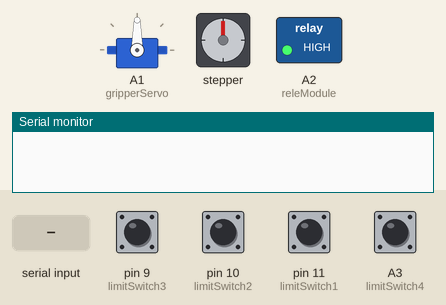
Recording of a sketch running on a simulated Arduino Uno, built with avr-gcc and run on an emulated ATmega328P. Shown: servo, stepper motor, switched loads named in the sketch (green lamp = pin HIGH), the last lines printed to the serial monitor. Inputs (shaded band) come from the test bench; at power-on: A3 (limitSwitch4), pin 9 (limitSwitch3), pin 10 (limitSwitch2), pin 11 (limitSwitch1) HIGH. Stepper angles assume 200 steps per turn.

Above: at 1.2 s.
1.3 s: "," received over Serial
At 3.6 s:
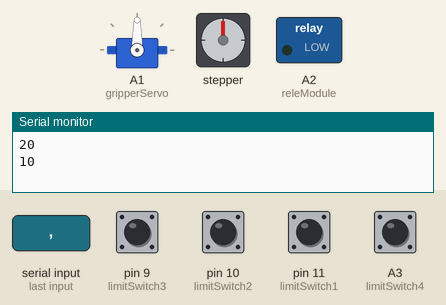
At 21.3 s:
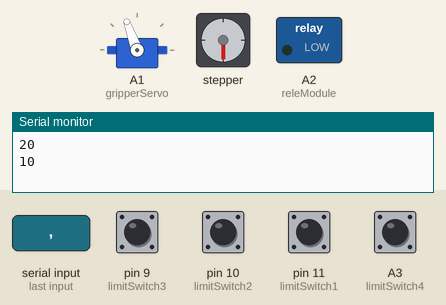
Timing chart, 0 to 37.9 s (numbered marks = the images above; inputs shaded):
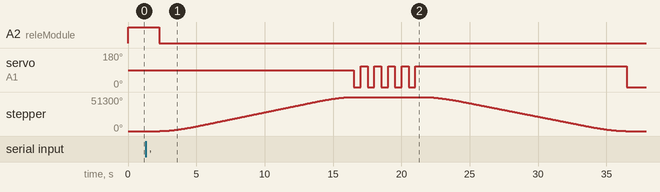

The sketch:

firmWare-arduino.ino
```cpp
#include <AccelStepper.h>
#include <Servo.h>
#include <math.h>

#define limitSwitch1 11
#define limitSwitch2 10
#define limitSwitch3 9
#define limitSwitch4 A3
#define releModule A2

// Define the stepper motors and the pins the will use
AccelStepper stepper1(1, 2, 5); // (Type:driver, STEP, DIR)
AccelStepper stepper2(1, 3, 6);
AccelStepper stepper3(1, 4, 7);
AccelStepper stepper4(1, 12, 13);

Servo gripperServo;  // create servo object to control a servo

// L1 = 228mm
// L2 = 136.5mm

int stepper1Position, stepper2Position, stepper3Position, stepper4Position;

const int max_j1 = 30700;
const int max_j2 = 23050;
const int max_j3 = 6850;
const int max_z = 30000;
const int max_gripper = 110;

const float safety_value = 0.95;

String content = "";
int data[8];

int alreadyHomed = 0;

void setup() {
  Serial.begin(115200);

  pinMode(limitSwitch1, INPUT_PULLUP);
  pinMode(limitSwitch2, INPUT_PULLUP);
  pinMode(limitSwitch3, INPUT_PULLUP);
  pinMode(limitSwitch4, INPUT_PULLUP);
  pinMode(releModule, OUTPUT);

  // Stepper motors max speed
  stepper1.setMaxSpeed(4000);
  stepper1.setAcceleration(2000);
  stepper2.setMaxSpeed(4000);
  stepper2.setAcceleration(2000);
  stepper3.setMaxSpeed(4000);
  stepper3.setAcceleration(2000);
  stepper4.setMaxSpeed(4000);
  stepper4.setAcceleration(2000);

  gripperServo.attach(A1, 600, 2600);
  // Giving first values to data
  data[0] = 4000;  //Speed
  data[1] = 2000;  //Aceleration
  data[2] = 0;     //J1
  data[3] = 0;     //J2
  data[4] = 0;     //J3
  data[5] = 100;   //Z
  data[6] = 50;    //Gripper
  data[7] = 1;     //Rele

  // Start with motors off
  digitalWrite(releModule, 1);
}

void loop() {
  if (Serial.available()) {
    content = Serial.readString(); // Read the incomding data from Processing
    // Extract the data from the string and put into separate integer variables (data[] array)
    for (int i = 0; i < 8; i++) {
      int index = content.indexOf(","); // locate the first ","
      data[i] = atol(content.substring(0, index).c_str()); //Extract the number from start to the ","
      content = content.substring(index + 1); //Remove the number from the string
    }

    Serial.println("20"); // To inform that data has been received

    if(data[0] == 0){ // To change the rele state only
      digitalWrite(releModule, data[7]);
      if (data[7] == 0){
        if (alreadyHomed == 0){
          Serial.println("10"); // To inform that is homing
          homing();
          alreadyHomed = 1;
          Serial.println("11"); // To inform that has homed
        }
        else {
          Serial.println("30"); // To inform that is already on and is going to pos 0.
        }
      }
      else {
        alreadyHomed = 0;
      }
    }
    else if (data[1] == 0){
      Serial.println("10"); // To inform that is homing
      homing();
      alreadyHomed = 1;
      Serial.println("11"); // To inform that has homed
    }
    else{
      if(alreadyHomed == 0){
        Serial.println("10"); // To inform that is homing
        homing();
        alreadyHomed = 1;
        Serial.println("11"); // To inform that has already homed
      }
    }
    delay(50);

    stepper1Position = (int)(float(data[2])/ 100 * max_j1 * safety_value);
    stepper2Position = (int)(float(data[3])/ 100 * max_j2 * safety_value);
    stepper3Position = (int)(float(data[4])/ 100 * max_j3 * safety_value);
    stepper4Position = (int)(float(data[5])/ 100 * max_z * safety_value);

    delay(50);

    stepper1.setSpeed(data[0]);
    stepper2.setSpeed(data[0]);
    stepper3.setSpeed(data[0]);
    stepper4.setSpeed(data[0]);

    stepper1.setAcceleration(data[1]);
    stepper2.setAcceleration(data[1]);
    stepper3.setAcceleration(data[1]);
    stepper4.setAcceleration(data[1]);

    stepper1.moveTo(stepper1Position);
    stepper2.moveTo(stepper2Position);
    stepper3.moveTo(stepper3Position);
    stepper4.moveTo(stepper4Position);

    while (stepper1.currentPosition() != stepper1Position || stepper2.currentPosition() != stepper2Position || stepper3.currentPosition() != stepper3Position || stepper4.currentPosition() != stepper4Position) {
      stepper1.run();
      stepper2.run();
      stepper3.run();
      stepper4.run();
    }

    delay(50);

    gripperServo.write((int)(float(data[6])/100 * max_gripper));

    Serial.println("21");

    delay(100);
    /*
    data[0] - Speed value
    data[1] - Acceleration value
    data[2] - Joint 1 angle
    data[3] - Joint 2 angle
    data[4] - Joint 3 angle
    data[5] - Z position
    data[6] - Gripper value
    data[7] - Rele State
    */
  }
}

void homing() {
  // Homing Stepper4  Posição Z
  while (digitalRead(limitSwitch4) != 1) {
    stepper4.setSpeed(1500);
    stepper4.runSpeed();
    stepper4.setCurrentPosition(max_z); // When limit switch pressed set position to 0 steps
  }
  delay(20);
  int zero_z = max_z * safety_value;
  stepper4.moveTo(zero_z);
  while (stepper4.currentPosition() != zero_z) {
    stepper4.run();
  }

  // Homing Stepper3  Posição J3
  while (digitalRead(limitSwitch3) != 1) {
    stepper3.setSpeed(-1100);
    stepper3.runSpeed();
    stepper3.setCurrentPosition(-max_j3); // When limit switch pressed set position to 0 steps
  }
  delay(20);
  int zero_j3 = data[4];
  stepper3.moveTo(zero_j3);
  while (stepper3.currentPosition() != zero_j3) {
    stepper3.run();
    }

  // Homing Stepper2  Posição J2
  while (digitalRead(limitSwitch2) != 1) {
    stepper2.setSpeed(-2200);
    stepper2.runSpeed();
    stepper2.setCurrentPosition(-max_j2); // When limit switch pressed set position to -5440 steps
  }
  delay(20);
  int zero_j2 = data[3];
  stepper2.moveTo(zero_j2);
  while (stepper2.currentPosition() != zero_j2) {
    stepper2.run();
  }

  // Homing Stepper1  Posição J1
  while (digitalRead(limitSwitch1) != 1) {
    stepper1.setSpeed(-2000);
    stepper1.runSpeed();
    stepper1.setCurrentPosition(-max_j1); // When limit switch pressed set position to 0 steps
  }
  delay(20);
  int zero_j1 = data[2];
  stepper1.moveTo(zero_j1);
  while (stepper1.currentPosition() != zero_j1) {
    stepper1.run();
  }

  // Testing Gripper
  for(int i=0;i<5;i++){
    gripperServo.write(0);
    delay(500);
    gripperServo.write(110);
    delay(500);
  }
}
```

Measured:
- after the input at 1.3 s, A2 (releModule): HIGH → LOW after 1.0 s; servo on A1 (gripperServo): goes 4 × (0° 0.50 s, 110° 0.50 s), 0° 0.50 s, 110° 15.4 s, then 0°, starting after 15.2 s; stepper: turns 51300° clockwise in 14.1 s, then 51300° counter-clockwise in 14.8 s
